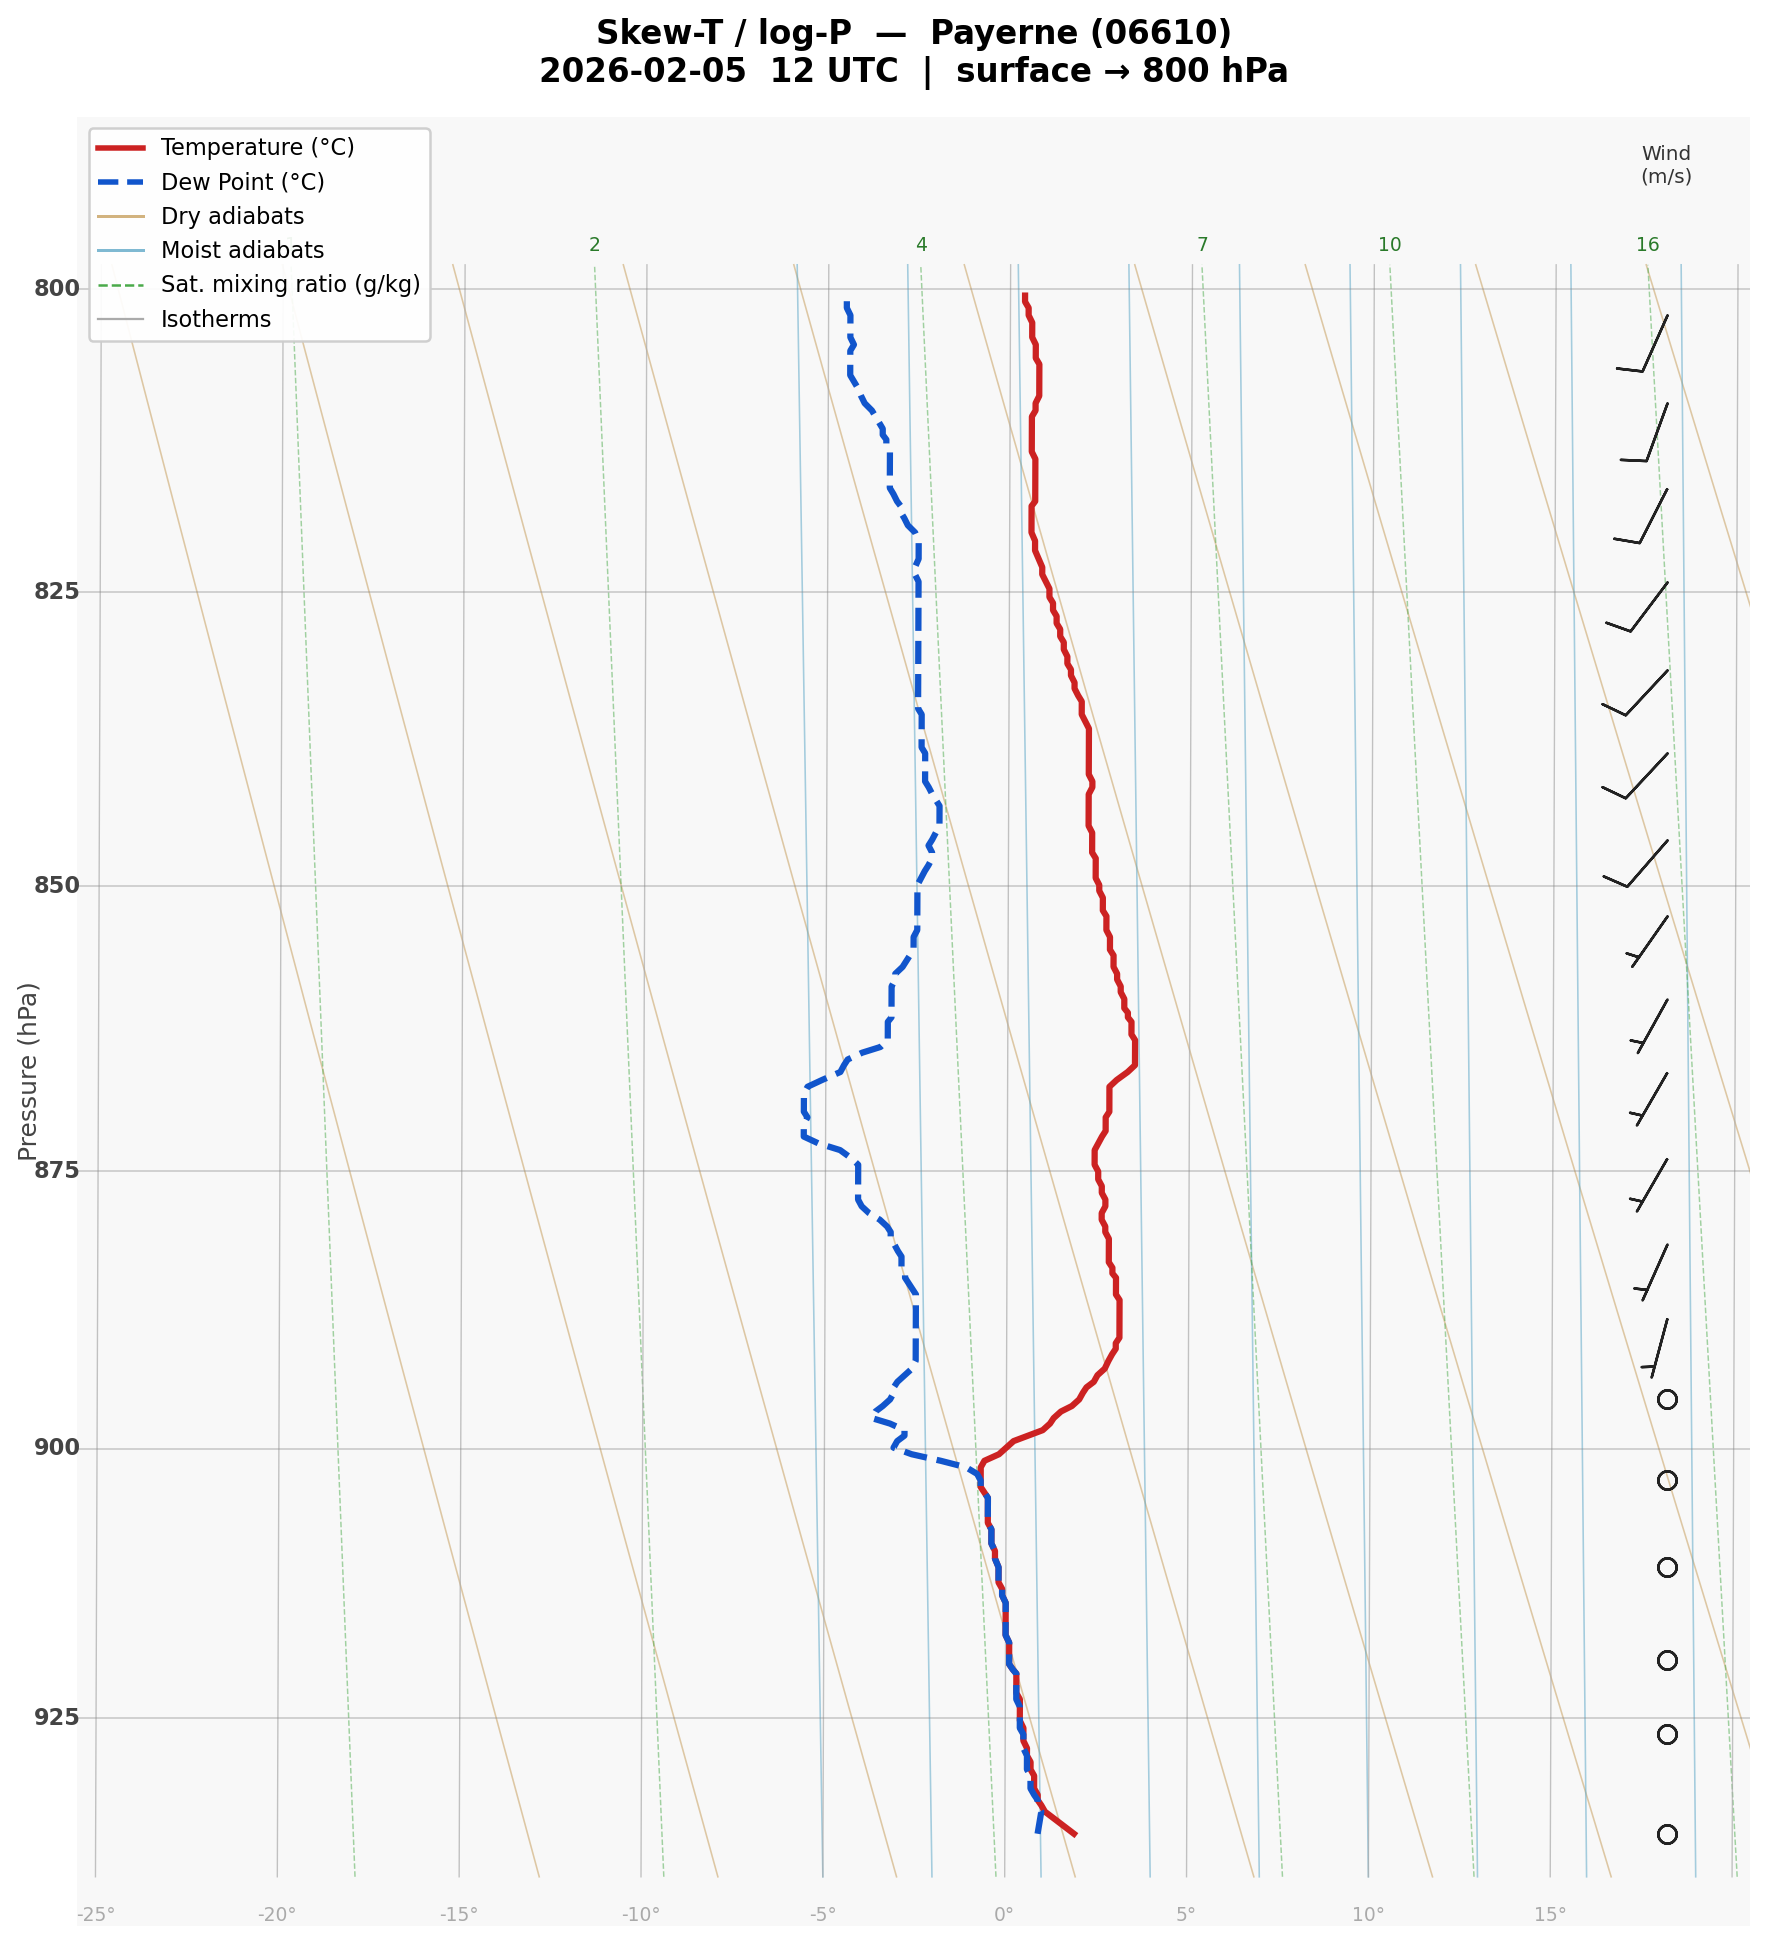

Source code (Python):
import os
import matplotlib.pyplot as plt
import matplotlib.ticker as ticker
import numpy as np
import pandas as pd
from scipy.optimize import brentq


# ─────────────────────────────────────────────────────────────
# 0.  PATHS
# ─────────────────────────────────────────────────────────────
SCRIPT_DIR = os.path.dirname(os.path.abspath(__file__))
CSV_PATH   = os.path.join(SCRIPT_DIR, "uwyo_06610_2026-02-05_12Z.csv")
OUT_PATH   = os.path.join(SCRIPT_DIR, "skewT_payerne.png")

# ─────────────────────────────────────────────────────────────
# 1.  LOAD & FILTER DATA
# ─────────────────────────────────────────────────────────────
df = pd.read_csv(CSV_PATH)
df.columns = df.columns.str.strip()
df = df.rename(columns={
    "pressure_hPa"             : "pres",
    "geopotential height_m"    : "hght",
    "temperature_C"            : "temp",
    "dew point temperature_C"  : "dwpt",
    "relative humidity_%"      : "relh",
    "wind direction_degree"    : "wdir",
    "wind speed_m/s"           : "wspd",
})
for col in ["pres", "hght", "temp", "dwpt", "relh", "wdir", "wspd"]:
    df[col] = pd.to_numeric(df[col], errors="coerce")
 
df = (df.dropna(subset=["pres", "hght", "temp", "dwpt"])
        .sort_values("pres", ascending=False)   # surface first
        .reset_index(drop=True))
 
# ── keep only surface → 800 hPa ──────────────────────────────
df = df[df["pres"] >= 800].reset_index(drop=True)
print(f"Levels loaded: {len(df)}  |  "
      f"{df['pres'].max():.0f} → {df['pres'].min():.0f} hPa")
 
# ─────────────────────────────────────────────────────────────
# 2.  SKEW-T GEOMETRY
# ─────────────────────────────────────────────────────────────
SKEW  = 45        # skew angle (degrees)
P_BOT = 940.0     # bottom pressure (hPa)
P_TOP = 798.0     # top    pressure (hPa)
T_MIN = -25.0     # temperature range at P_BOT
T_MAX =  15.0
 
def sx(T, P):
    """Temperature → skewed x-coordinate."""
    return T - np.tan(np.radians(SKEW)) * np.log(P / P_BOT)
 
def sy(P):
    """Pressure → y-coordinate (log scale, positive upward)."""
    return -np.log(P)
 
P_fine = np.linspace(P_BOT, P_TOP, 500)
 
x_left  = sx(T_MIN, P_BOT)
x_right = sx(T_MAX, P_BOT)
 
# ─────────────────────────────────────────────────────────────
# 3.  THERMODYNAMIC HELPERS
# ─────────────────────────────────────────────────────────────
def sat_mixing_ratio(T_C, P):
    """Saturation mixing ratio [g/kg]."""
    e_s = 6.112 * np.exp(17.67 * T_C / (T_C + 243.5))
    return 622.0 * e_s / (P - e_s)
 
def moist_adiabat(T0_C, P_arr):
    """Follow a moist adiabat upward from T0_C at P_arr[0]."""
    T   = T0_C + 273.15
    out = []
    for i, P in enumerate(P_arr):
        out.append(T - 273.15)
        if i < len(P_arr) - 1:
            dP   = P_arr[i + 1] - P
            Lv   = 2.5e6;  eps = 0.622
            rs   = sat_mixing_ratio(T - 273.15, P) / 1000
            gd   = 9.8e-3
            num  = gd * (1 + Lv * rs / (287 * T))
            den  = 1 + Lv**2 * rs * eps / (1004 * 287 * T**2)
            dTdP = (num / den) / (P * 100 / 287 / T)
            T   += dTdP * dP
    return np.array(out)
 
# ─────────────────────────────────────────────────────────────
# 4.  FIGURE
# ─────────────────────────────────────────────────────────────
fig, ax = plt.subplots(figsize=(10, 11))
ax.set_xlim(x_left - 0.5, x_right + 5.5)
ax.set_ylim(sy(P_BOT) - 0.005, sy(P_TOP) + 0.015)
ax.set_facecolor("#f8f8f8")
ax.set_xticks([]);  ax.set_yticks([])
for s in ax.spines.values():
    s.set_visible(False)
 
# ── dry adiabats (θ = const) ──────────────────────────────────
for th in np.arange(265, 320, 5):
    T_dry = th * (P_fine / 1000) ** 0.286 - 273.15
    ax.plot([sx(t, p) for t, p in zip(T_dry, P_fine)],
            [sy(p)    for p in P_fine],
            color="#c8a060", lw=0.65, alpha=0.55, zorder=1)
 
# ── moist adiabats ────────────────────────────────────────────
for T0 in np.arange(-5, 20, 3):
    Tm = moist_adiabat(T0, P_fine)
    ax.plot([sx(t, p) for t, p in zip(Tm, P_fine)],
            [sy(p)    for p in P_fine],
            color="#60a8c8", lw=0.65, alpha=0.55, zorder=1)
 
# ── saturation mixing ratio lines ────────────────────────────
for w in [1, 2, 4, 7, 10, 16]:
    T_w = []
    for p in P_fine:
        try:
            T_w.append(brentq(lambda T: sat_mixing_ratio(T, p) - w, -40, 50))
        except Exception:
            T_w.append(np.nan)
    T_w  = np.array(T_w)
    mask = ~np.isnan(T_w)
    if mask.sum() > 5:
        ax.plot(np.array([sx(t, p) for t, p in zip(T_w, P_fine)])[mask],
                np.array([sy(p) for p in P_fine])[mask],
                color="#4aaa4a", lw=0.6, ls="--", alpha=0.5, zorder=1)
        idx = mask.nonzero()[0][-1]
        ax.text(sx(T_w[idx], P_fine[idx]), sy(P_fine[idx]) + 0.001,
                f"{w}", color="#2a7a2a", fontsize=7.5,
                ha="center", va="bottom", zorder=3)
 
# ── isotherms ─────────────────────────────────────────────────
for T_iso in np.arange(-40, 41, 5):
    col = "#aaaaaa"
    lw  = 0.55
    ax.plot([sx(T_iso, p) for p in P_fine],
            [sy(p)        for p in P_fine],
            color=col, lw=lw, alpha=0.7, zorder=1)
    xt = sx(T_iso, P_BOT)
    if x_left - 0.3 <= xt <= x_right + 0.3:
        ax.text(xt, sy(P_BOT) - 0.003, f"{T_iso}°",
                fontsize=7.5, color=col, ha="center", va="top", zorder=3)
 
# ── isobar lines + pressure labels ───────────────────────────
for P_iso in [950, 925, 900, 875, 850, 825, 800]:
    if P_TOP <= P_iso <= P_BOT:
        ax.axhline(sy(P_iso), color="#888888", lw=0.6, alpha=0.45, zorder=1)
        ax.text(x_left - 0.4, sy(P_iso), f"{P_iso}",
                fontsize=9, ha="right", va="center",
                color="#444444", fontweight="bold")
 
# ── Temperature & Dew Point ───────────────────────────────────
xs_T  = [sx(t, p) for t, p in zip(df["temp"], df["pres"])]
xs_Td = [sx(t, p) for t, p in zip(df["dwpt"], df["pres"])]
ys    = [sy(p)    for p in df["pres"]]
 
ax.plot(xs_T,  ys, color="#cc2222", lw=2.5, label="Temperature (°C)", zorder=5)
ax.plot(xs_Td, ys, color="#1155cc", lw=2.5, label="Dew Point (°C)",
        linestyle="--", zorder=5)
 
# ── Wind barbs ────────────────────────────────────────────────
x_barb = x_right + 3.2
step   = max(1, len(df) // 18)
for _, row in df.iloc[::step].iterrows():
    if pd.notna(row["wdir"]) and pd.notna(row["wspd"]) and row["wspd"] > 0.1:
        u = -row["wspd"] * np.sin(np.radians(row["wdir"]))
        v = -row["wspd"] * np.cos(np.radians(row["wdir"]))
        ax.barbs(x_barb, sy(row["pres"]), u, v,
                 length=7, linewidth=1.0,
                 barbcolor="#222222", flagcolor="#222222", zorder=6)
 
ax.text(x_barb, sy(P_TOP) + 0.008, "Wind\n(m/s)",
        fontsize=8, ha="center", va="bottom", color="#333333")
 
# ── Legend ────────────────────────────────────────────────────
handles = [
    plt.Line2D([0],[0], color="#cc2222", lw=2.2,             label="Temperature (°C)"),
    plt.Line2D([0],[0], color="#1155cc", lw=2.2, ls="--",    label="Dew Point (°C)"),
    plt.Line2D([0],[0], color="#c8a060", lw=1.2, alpha=0.8,  label="Dry adiabats"),
    plt.Line2D([0],[0], color="#60a8c8", lw=1.2, alpha=0.8,  label="Moist adiabats"),
    plt.Line2D([0],[0], color="#4aaa4a", lw=1.0, ls="--",    label="Sat. mixing ratio (g/kg)"),
    plt.Line2D([0],[0], color="#aaaaaa", lw=0.9,             label="Isotherms"),
]
ax.legend(handles=handles, loc="upper left", fontsize=9,
          framealpha=0.93, edgecolor="#cccccc")
 
# ── Pressure axis label ───────────────────────────────────────
ax.text(x_left - 1.8, (sy(P_BOT) + sy(P_TOP)) / 2,
        "Pressure (hPa)", fontsize=10, rotation=90,
        ha="center", va="center", color="#444444")
 
# ── Title ─────────────────────────────────────────────────────
ax.set_title(
    "Skew-T / log-P  —  Payerne (06610)\n"
    "2026-02-05  12 UTC  |  surface → 800 hPa",
    fontsize=13, fontweight="bold", pad=14
)
 
# ─────────────────────────────────────────────────────────────
# 5.  SAVE
# ─────────────────────────────────────────────────────────────
plt.tight_layout(pad=1.5)
plt.savefig(OUT_PATH, dpi=180, bbox_inches="tight", facecolor="white")
print(f"Saved → {OUT_PATH}")
 
